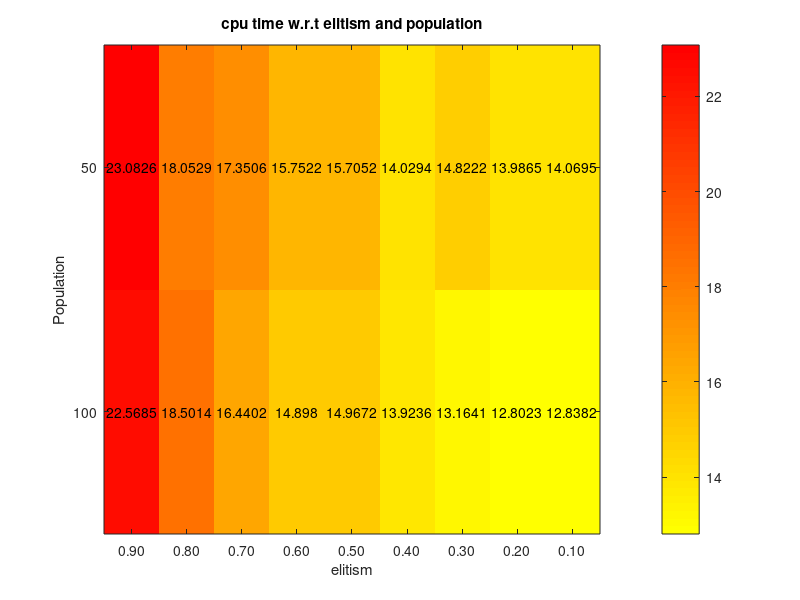

Reproduce this figure in MATLAB.
f = figure;
m = [    0.3870    0.2580    0.1780    0.2650    0.3160    0.3120    0.3630    0.4680    0.6990;
    0.2550    0.5210    0.6910    0.9430    1.1170    1.3670    1.5170    1.7580    1.9490;
    0.5720    1.1180    1.4190    1.9040    2.3140    2.7640    3.1720    3.7660    4.0770];

m = [ 23.0826   18.0529   17.3506   15.7522   15.7052   14.0294   14.8222   13.9865   14.0695
   22.5685   18.5014   16.4402   14.8980   14.9672   13.9236   13.1641   12.8023   12.8382];

xl = [90 80 70 60 50 40 30 20 10];
yl = [20 50 100];
x = [1 1 1 1 1 1 1 1 1 2 2 2 2 2 2 2 2 2 ];
y = [9 8 7 6 5 4 3 2 1 9 8 7 6 5 4 3 2 1 ];

y = flip(y);
t=num2cell(m);

t = cellfun(@num2str, t, 'UniformOutput', false); % convert to string
yes = {'50';'100'};
names = {'0.90'; '0.80'; '0.70'; '0.60'; '0.50';'0.40'; '0.30'; '0.20'; '0.10'};
imagesc(m);
title('cpu time w.r.t elitism and population');

set(gca,'xtick',[1:9],'xticklabel',names);
set(gca,'ytick',[1:5],'yticklabel',yes);
xlabel('elitism');
ylabel('Population');
hold on
colormap(flipud(autumn))
%imshow(m);
text(y,x,t', 'HorizontalAlignment','center')
colorbar;
